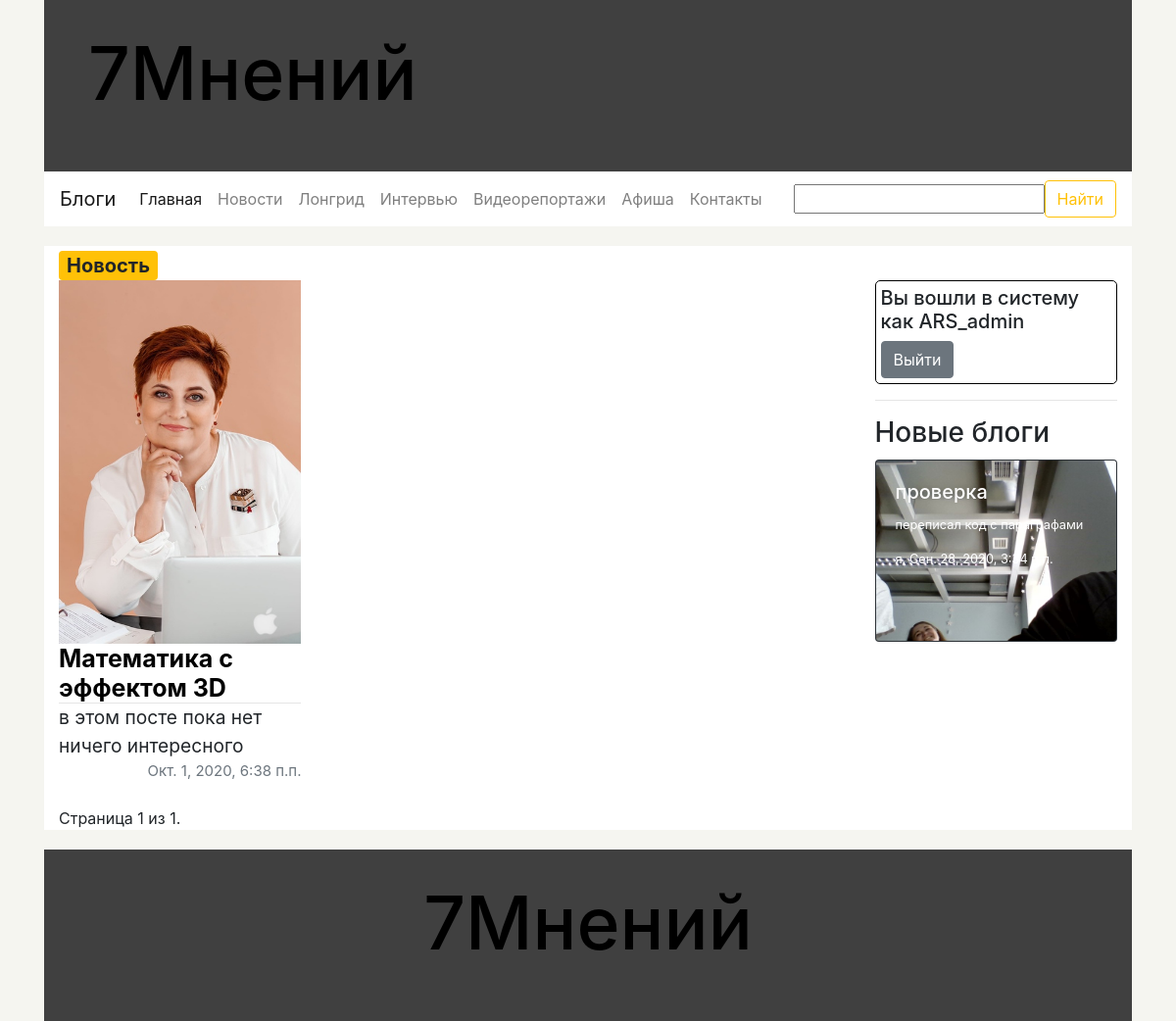
Screenshot of /seven_op/ (signed in) with the database file from the repository.
### seven_op/models.py (models this page shows, shortened)
class Category(models.Model):
    name_sing = models.CharField("имя в единственном числе", max_length=200)
    name_plur = models.CharField("имя во множественном числе", max_length=200)
    name_url = models.CharField("имя для ссылки", max_length=200)
    def __str__(self):
        return str(self.name_sing)
    def get_url_for_show_page(self):
        return reverse('show_category', args=[str(self.name_url)])
    class Meta:
        ordering = ["-name_sing"]
        verbose_name_plural = "Категории"

class Post(models.Model):
    title = models.CharField("заголовок", max_length=200)
    description = models.CharField("описание", max_length=1000, blank=True, null=True, help_text="необязательное поле")
    author = models.CharField("имя автора", max_length=200)
    category = models.ForeignKey('Category', verbose_name="Категория", on_delete=models.SET_NULL, null=True)
    paragraphs = models.ManyToManyField('Paragraph', verbose_name="Параграфы")
    preview = models.ImageField("фото на заголовок", upload_to="seven_op/static/uploads/previews/%Y/%m/%d", null=True,
                                default=None,
                                blank=True)
    photos_for_spin = models.ManyToManyField('UploadedPhoto', verbose_name='фото на "карусель"',
                                             default=None, blank=True)
    attached_files = models.ManyToManyField('UploadedFile', verbose_name="прикрепленные файлы",
                                            default=None, blank=True)
    comments = models.ManyToManyField('Comment', verbose_name="комментарии к публикации", default=None,
                                      blank=True)
    date = models.DateTimeField(auto_now=True)
    def get_url_for_show(self):
        return reverse('show_post', args=[str(self.id)])
    class Meta:
        ordering = ["-date"]
        verbose_name_plural = "Публикации"

class Blog(models.Model):
    title = models.CharField("заголовок", max_length=200)
    description = models.CharField("описание", max_length=1000, null=True, blank=True)
    author = models.ForeignKey('BlogAuthor', on_delete=models.SET_NULL, null=True)
    paragraphs = models.ManyToManyField('Paragraph', verbose_name="Параграфы")
    preview = models.ImageField("фото на заголовок", upload_to="seven_op/static/uploads/previews/%Y/%m/%d", null=True,
                                default=None)
    photos_for_spin = models.ManyToManyField('UploadedPhoto', verbose_name='Фото на "карусель"',
                                             default=None, blank=True)
    attached_files = models.ManyToManyField('UploadedFile', verbose_name="прикрепленные файлы",
                                            default=None, blank=True)
    comments = models.ManyToManyField('Comment', verbose_name="Комментарии к блогу", default=None, blank=True)
    date = models.DateTimeField(auto_now=True)
    def get_url_for_show(self):
        return reverse('show_blog', args=[str(self.id)])
    class Meta:
        ordering = ["-date"]
        verbose_name_plural = "Блоги"

class BlogAuthor(models.Model):
    name = models.CharField("имя автора блогов", max_length=200)
    photo = models.ForeignKey('UploadedPhoto', on_delete=models.SET_NULL, null=True, blank=True,
                              help_text="выберете фото из загруженных")
    info = models.TextField("информация об авторе", help_text="необязательное поле", null=True, blank=True)
    def __str__(self):
        return str(self.name)
    class Meta:
        ordering = ["-name"]
        verbose_name_plural = "Авторы блогов"

### seven_op/views.py (the view)
# urls.py: path('', views.main, name='main'),
def main(request):
    search_result = common_search(request)
    if search_result['url']:
        return HttpResponseRedirect(search_result['url'])
    posts = Post.objects.all()
    paginator = Paginator(posts, 21, allow_empty_first_page=True)
    page = request.GET.get('page')
    try:
        needed_posts = paginator.page(page)
    except PageNotAnInteger:
        needed_posts = paginator.page(1)
    except EmptyPage:
        needed_posts = paginator.page(paginator.num_pages)
    categories = Category.objects.all()
    active = 0
    recent_blogs = Blog.objects.all()
    recent_blogs = recent_blogs[0:min(len(recent_blogs), 5)]
    return render(request,
                  'main_page_template.html',
                  context={'posts': needed_posts,
                           'categories': categories,
                           'active': active,
                           'recent_blogs': recent_blogs,
                           'page_title': '7Мнений - Главная',
                           'search_form': search_result['form']})

### seven_op/forms.py (shortened to what this page needs)
class SearchForm(forms.Form):
    query = forms.CharField(max_length=100, min_length=1, label="", help_text="", required=False,
                            error_messages={'required': ''})

### seven_op/views.py (called while the page is built)
def common_search(request):
    ret = dict()
    ret['url'] = False
    if request.method == 'POST':
        form = SearchForm(request.POST)
        if form.is_valid():
            query = form.cleaned_data['query']
            ret['url'] = reverse('my_search_result', args=(str(query),))
    else:
        proposed_data = ''
        ret['form'] = SearchForm(initial={'data': proposed_data})
    return ret

### seven_op/templates/main_page_template.html (shortened to what this page needs)
{% extends "common_template.html" %}
{% block content %}
    <div class="row content-row">
    {% for post in posts %}
        <div class="post col-lg-4 col-md-6">
            <div class="post-type badge badge-warning">{{ post.category }}</div>
            <img src="/{{ post.preview }}" alt="" width="100%">
            <a href="{{ post.get_url_for_show }}"><div class="post-title" style="line-height: 120%;"><strong>{{ post.title }}</strong></div></a>
			<hr>
			<div class="post-data" style="font-size: 120%">{{ post.description }}</div>
			<div class="post-date text-right">{{ post.date }}</div>
        </div>
    {% endfor %}
    </div>
    <div class="pagination">
        <span class="step-links">
            <span class="current">
                Страница {{ posts.number }} из {{ posts.paginator.num_pages }}.
            </span>
        </span>
    </div>
{% endblock %}

### seven_op/templates/common_template.html (shortened to what this page needs)
<!doctype html>
<html lang="ru">
  <head>
 	<link rel="stylesheet" href="https://stackpath.bootstrapcdn.com/bootstrap/4.5.2/css/bootstrap.min.css">    {% load static %}
      <link rel="stylesheet" href="{% static 'css/styles.css' %}">
  </head>
  <body>
  	<div class="container-fluid">
		<div class="container-lg">
  		<div class="header-bar container-lg">
			<div class="container-fluid logo-bar">
				<h1><a href="{% url 'main' %}">7Мнений</a></h1>
			</div>
  			<div class="menu-bar">
  				<nav class="navbar navbar-expand-lg navbar-light bg-light" style="background-color: white !important;">
				  <a class="navbar-brand" href="{% url 'show_blog_authors' %}">Блоги</a>
				  <div class="collapse navbar-collapse" id="navbarSupportedContent">
					  <ul class="navbar-nav mr-auto">
						{% if active == 0 %}
							<li class="nav-item">
								<a class="nav-link active" href="{% url 'main' %}">Главная</a>
							</li>
						{% else %}
							<li class="nav-item">
								<a class="nav-link" href="{% url 'main' %}">Главная</a>
							</li>
						{% endif %}
						{% for category in categories %}
							{% if active  == category.id %}
								<li class="nav-item">
				        			<a class="nav-link active" href="{{ category.get_url_for_show_page }}">{{ category.name_plur }}</a>
				      			</li>
				      		{% else %}
								<li class="nav-item">
				        			<a class="nav-link" href="{{ category.get_url_for_show_page }}">{{ category.name_plur }}</a>
				      			</li>
							{% endif %}
						{% endfor %}
					    {% if active  == 'contacts' %}
							<li class="nav-item">
								<a class="nav-link active" href="{% url 'contacts' %}">Контакты</a>
							</li>
						{% else %}
							<li class="nav-item">
								<a class="nav-link" href="{% url 'contacts' %}">Контакты</a>
							</li>
						{% endif %}
					  </ul>
				    <form action="" method="post" class="form-inline my-2 my-lg-0">
						<div class="form-group">
							{{ search_form }}
						</div>
				      <button class="btn btn-outline-warning my-2 my-sm-0" type="submit">Найти</button>
				    </form>
				  </div>
				</nav>
  			</div>
  		</div>
		<div class="container-lg content">
			<div class="row">
				<div class="container col-lg-9">
                    {% block content %}
                    {% endblock %}
				</div>
				<div class="side-bar container col-lg-3">
					<div class="login-menu container Border">
						{% if user.is_authenticated %}
							<h5>Вы вошли в систему как {{ user.get_username }}</h5>
							<a href="{% url 'logout' %}"><button class="btn btn-secondary" type="submit">Выйти</button></a>
						{% else %}
							<h5>Вы не вошли в систему</h5>
							<a href="{% url 'registration' %}"><button class="btn btn-secondary" type="submit" style="margin-bottom: 5px;">Зарегистрироваться</button></a>
							<a href="{% url 'login' %}"><button class="btn btn-secondary" type="submit">Войти</button></a>
						{% endif %}
					</div>
					<hr>
					<div class="blogs d-none d-lg-block">
						<h3>Новые блоги</h3>
						{% for blog in recent_blogs %}
							<a href="{{ blog.get_url_for_show }}">
								<div class="card bg-dark text-white" style="width: 100%; margin-bottom: 10px;">
									<img src="/{{ blog.preview }}" class="card-img" alt="">
									<div class="card-img-overlay">
										<h5 class="card-title">{{ blog.title }}</h5>
										<p class="card-text">{{ blog.description }}</p>
										<p class="card-text">{{ blog.author }}, {{ blog.date }}</p>
									</div>
								</div>
							</a>
						{% endfor %}
					</div>
				</div>
			</div>
		</div>
		  	<div class="footer container-lg">
		  		<div class="text-center"><h1><a href="{% url 'main' %}">7Мнений</a></h1></div>
		  	</div>
	  	</div>
	  	</div>
  </body>
</html>

### seven_op/static/css/styles.css (style rules this page uses)
body { background-color: #f5f5f0; }
a, a:hover { text-decoration: none; color: black; }
.post hr { margin: 0; }
.content { background-color: white; }
.logo-bar, .footer { height: 175px; background-color: #404040; }
.logo-bar h1 { font-size: 75px; padding-left: 30px; padding-top: 30px; }
.post-type { font-size: 20px; }
.post-title { font-size: 25px; }
.post-date { font-size: 15px; color: #6c757d; }
.login-menu { margin-top: 35px; font-size: 17px; }
.login-menu a, a:hover { color: #ffc107; }
.footer h1 { padding-top: 30px; font-size: 75px; }
.Border { padding: 5px; border: 1px solid black; border-radius: 5px; }
.header-bar { padding: 0; }
.post { margin-bottom: 5px; margin-top: 5px; }
.card { margin-top: 10px; font-size: 80%; }
.pagination { text }

### rows the page displays
Category: name_plur "Новости"
Category: name_plur "Лонгрид"
Category: name_plur "Интервью"
Category: name_plur "Видеорепортажи"
Category: name_plur "Афиша"
Post: category "Новость", preview (picture), title "Математика с эффектом 3D", description "в этом посте пока нет ничего интересного", date "Окт. 1, 2020, 6:38 п.п."
Blog: preview (picture), title "проверка", description "переписал код с параграфами", author "я", date "Сен. 28, 2020, 3:34 п.п."

### other values shown
{{ posts.number }} "1"
{{ posts.paginator.num_pages }} "1"
{{ user.get_username }} "ARS_admin"
